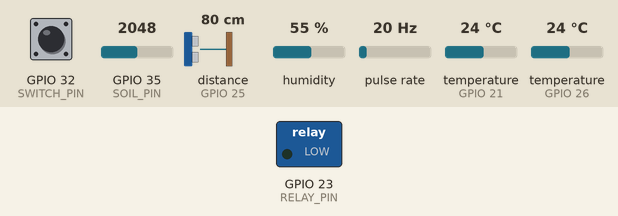
Recording of a sketch running on a simulated ESP32. On the bench: switched loads named in the sketch (green lamp = pin HIGH). Wiring (inferred from the names in the program): ultrasonic range finder: trigger GPIO 14; echo GPIO 25; pulse sensor: data GPIO 18. The inputs (shaded band) are chosen by the test bench; at power-on: GPIO 32 (SWITCH_PIN) HIGH, GPIO 35 (SOIL_PIN) = 2048, distance to the obstacle (sensor on GPIO 25) 80 cm, humidity 55 %, pulse rate 20 Hz, temperature (sensors on GPIO 21, GPIO 26) 24 °C. The echo pulse lasts 58.3 µs per cm; WiFi joins after 1.5 s; servers stay silent unless stated; uploads are accepted with an empty reply; pins used as bus, display or sensor lines are not drawn; what the sketch prints to the serial monitor is not drawn.

Above: at 3.3 s.
3.4 s: GPIO 32 (SWITCH_PIN) pulled LOW for 0.15 s
At 3.47 s:
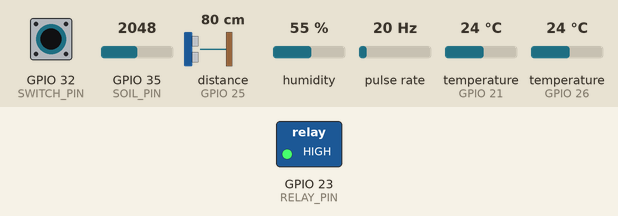
7.6 s: GPIO 32 (SWITCH_PIN) pulled LOW for 1 s
At 9.3 s:
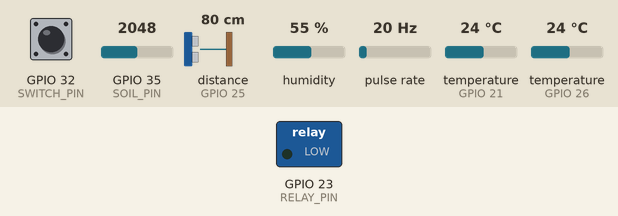
Timing chart, 0 to 10.8 s (numbered marks = the images above; inputs shaded):
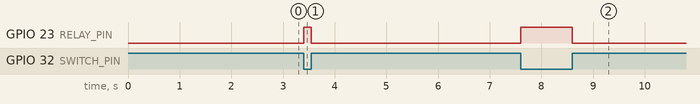

Measured:
- after the input at 3.4 s, GPIO 23 (RELAY_PIN): LOW → HIGH at once, → LOW 0.15 s later
- after the input at 7.6 s, GPIO 23 (RELAY_PIN): LOW → HIGH at once, → LOW 1.0 s later

The sketch:

agrosmart_final.ino
```cpp
// ============================================================
//  AgroSmart — ESP32 Code Final
//
//  DEUX MODES DE CONTRÔLE (mode auto supprimé) :
//
//  MODE 1 — PHYSIQUE (Switch PIN 32, priorité absolue)
//    → Switch ON  : relais activé immédiatement
//    → Switch OFF : relais coupé, passe en mode App
//
//  MODE 2 — APPLICATION (boutons Dashboard)
//    → Bouton "Irriguer" → pump_command = 1 → pompe ON
//    → Bouton "Arrêter"  → pump_command = 0 → pompe OFF
//    → L'ESP32 lit la réponse JSON toutes les 5s et applique
// ============================================================

#include <OneWire.h>
#include <DallasTemperature.h>
#include <DHT.h>
#include <WiFi.h>
#include <HTTPClient.h>
#include <ArduinoJson.h>

// ─── CONFIGURATION ───────────────────────────────────────────
const char* SSID     = "Etudiants_ISM";
const char* PASSWORD = "Etudiant123&";
const char* API_URL  = "http://192.30.0.54:8000/api/devices/3/sensors";
const char* TOKEN    = "19|u8UlaD1fse3H0ZpnNaPNy6A0oD61OLCowOzFdfD5f16182a0";

// ─── PINS ────────────────────────────────────────────────────
#define SOIL_PIN   35
#define FLOW_PIN   18
#define TEMP_PIN   26
#define DHTPIN     21
#define RELAY_PIN  23
#define SWITCH_PIN 32
#define TRIG_PIN   14
#define ECHO_PIN   25

#define DHTTYPE DHT11
DHT dht(DHTPIN, DHTTYPE);

// ─── ÉTALONNAGE ──────────────────────────────────────────────
const int   SOIL_DRY   = 2670;
const int   SOIL_WET   = 2540;
const float CAL_FACTOR = 7.5;
const int   TANK_DEPTH = 10;

// ─── VARIABLES ───────────────────────────────────────────────
volatile int  pulseCount  = 0;
float         totalLitres = 0.0;
float         flowRate    = 0.0;

unsigned long lastSensorMillis = 0;
unsigned long lastAPIMillis    = 0;

bool pumpStatus      = false;
bool switchPrecedent = false;

int   humSol     = 0;
int   rawSoil    = 0;
bool  soilError  = false;
int   waterLevel = 0;
float tempSol    = -127.0;
float humAir     = 0.0;
float tempAir    = 0.0;

OneWire           oneWire(TEMP_PIN);
DallasTemperature sensors(&oneWire);

void IRAM_ATTR pulseCounter() { pulseCount++; }

// ─── CONTRÔLE POMPE ──────────────────────────────────────────
void setPump(bool on) {
  digitalWrite(RELAY_PIN, on ? HIGH : LOW);
  pumpStatus = on;
  Serial.printf("🔌 RELAIS → %s\n", on ? "ON" : "OFF");
}

// ─── CONNEXION WIFI ──────────────────────────────────────────
void connecterWiFi() {
  WiFi.mode(WIFI_STA);
  WiFi.disconnect();
  delay(100);
  Serial.printf("\n📶 Connexion à %s", SSID);
  WiFi.begin(SSID, PASSWORD);
  int t = 0;
  while (WiFi.status() != WL_CONNECTED && t < 30) {
    delay(500);
    Serial.print(".");
    t++;
  }
  if (WiFi.status() == WL_CONNECTED) {
    Serial.printf("\n✅ WiFi OK — IP : %s\n", WiFi.localIP().toString().c_str());
  } else {
    Serial.println("\n⚠️ WiFi indisponible — mode physique uniquement.");
  }
}

// ─── NIVEAU EAU ──────────────────────────────────────────────
int getWaterLevelPercent() {
  digitalWrite(TRIG_PIN, LOW);
  delayMicroseconds(2);
  digitalWrite(TRIG_PIN, HIGH);
  delayMicroseconds(10);
  digitalWrite(TRIG_PIN, LOW);
  long duree = pulseIn(ECHO_PIN, HIGH, 10000);
  if (duree == 0) return 0;
  int distance = duree * 0.034 / 2;
  return constrain(map(distance, TANK_DEPTH, 3, 0, 100), 0, 100);
}

// ─────────────────────────────────────────────────────────────
void setup() {
  Serial.begin(115200);
  delay(500);
  Serial.println("\n=== AgroSmart ESP32 démarré ===");

  pinMode(RELAY_PIN, OUTPUT);
  setPump(false);

  pinMode(SWITCH_PIN, INPUT_PULLUP);
  switchPrecedent = !digitalRead(SWITCH_PIN);

  pinMode(FLOW_PIN, INPUT_PULLUP);
  attachInterrupt(digitalPinToInterrupt(FLOW_PIN), pulseCounter, FALLING);

  pinMode(TRIG_PIN, OUTPUT);
  pinMode(ECHO_PIN, INPUT);
  pinMode(SOIL_PIN, INPUT);

  sensors.begin();
  sensors.setWaitForConversion(false);
  dht.begin();

  connecterWiFi();

  lastSensorMillis = millis();
  lastAPIMillis    = millis();
}

// ─────────────────────────────────────────────────────────────
void loop() {

  // ════════════════════════════════════════════════════════════
  //  MODE 1 — SWITCH PHYSIQUE (priorité absolue)
  //  Détection immédiate du changement de position
  // ════════════════════════════════════════════════════════════
  bool switchActif = !digitalRead(SWITCH_PIN);

  if (switchActif != switchPrecedent) {
    switchPrecedent = switchActif;
    if (switchActif) {
      setPump(true);
      Serial.println("🚨 [PHYSIQUE] Switch ON → Pompe ALLUMÉE");
    } else {
      setPump(false);
      Serial.println("🛑 [PHYSIQUE] Switch OFF → Pompe ÉTEINTE");
    }
  }

  unsigned long now = millis();

  // ════════════════════════════════════════════════════════════
  //  LECTURE CAPTEURS — toutes les 1 seconde
  // ════════════════════════════════════════════════════════════
  if (now - lastSensorMillis >= 1000) {
    unsigned long dt = now - lastSensorMillis;
    lastSensorMillis = now;

    noInterrupts();
    int pulses = pulseCount;
    pulseCount = 0;
    interrupts();
    flowRate    = (pulses / CAL_FACTOR) * (60000.0f / (float)dt);
    totalLitres += ((float)pulses / CAL_FACTOR) / 60.0f;

    rawSoil = analogRead(SOIL_PIN);
    if (rawSoil < 300) {
      soilError = true;
    } else {
      soilError = false;
      humSol = constrain(map(rawSoil, SOIL_DRY, SOIL_WET, 0, 100), 0, 100);
    }

    waterLevel = getWaterLevelPercent();
    tempSol    = sensors.getTempCByIndex(0);
    sensors.requestTemperatures();
    humAir  = dht.readHumidity();
    tempAir = dht.readTemperature();

    Serial.print("🌱 Sol: ");
    soilError ? Serial.print("ERR") : (Serial.print(humSol), Serial.print("%"));
    Serial.print(" | 🌡️ Tsol: ");
    (tempSol != -127.0) ? (Serial.print(tempSol,1), Serial.print("°C")) : Serial.print("ERR");
    Serial.print(" | 💨 Air: ");
    isnan(tempAir) ? Serial.print("?") : (Serial.print(tempAir,1), Serial.print("°C "));
    isnan(humAir)  ? Serial.print("?%") : (Serial.print(humAir,0), Serial.print("%"));
    Serial.print(" | 🛢️ Cuve: ");   Serial.print(waterLevel);    Serial.print("%");
    Serial.print(" | 💧 Débit: ");  Serial.print(flowRate, 1);   Serial.print("L/m");
    Serial.print(" | Total: ");     Serial.print(totalLitres, 2); Serial.print("L");
    Serial.print(" | SW: ");        Serial.print(switchActif ? "ON" : "OFF");
    Serial.print(" | POMPE: ");     Serial.println(pumpStatus ? "ON ✅" : "OFF ⛔");
  }

  // ════════════════════════════════════════════════════════════
  //  MODE 2 — APPLICATION (toutes les 5 secondes)
  //
  //  L'ESP32 envoie ses données à Laravel.
  //  Laravel répond pump_command selon le DERNIER bouton cliqué :
  //    • "Irriguer" → pump_command = 1 → setPump(true)
  //    • "Arrêter"  → pump_command = 0 → setPump(false)
  //
  //  Actif UNIQUEMENT si switch physique est sur OFF
  // ════════════════════════════════════════════════════════════
  if (now - lastAPIMillis >= 5000) {
    lastAPIMillis = now;

    if (WiFi.status() != WL_CONNECTED) {
      Serial.println("⚠️ WiFi perdu — reconnexion...");
      connecterWiFi();
      return;
    }

    // Payload envoyé à Laravel
    StaticJsonDocument<512> jsonDoc;
    if (!soilError)        jsonDoc["soil_humidity"]    = humSol;
    if (tempSol != -127.0) jsonDoc["soil_temperature"] = tempSol;
    if (!isnan(tempAir))   jsonDoc["air_temperature"]  = tempAir;
    if (!isnan(humAir))    jsonDoc["air_humidity"]     = humAir;
    jsonDoc["water_level"]  = waterLevel;
    jsonDoc["pump_status"]  = pumpStatus ? 1 : 0;
    jsonDoc["flow_rate"]    = round(flowRate    * 10.0f) / 10.0f;
    jsonDoc["total_volume"] = round(totalLitres * 100.0f) / 100.0f;
    jsonDoc["manual_mode"]  = switchActif ? 1 : 0;

    String payload;
    serializeJson(jsonDoc, payload);

    HTTPClient http;
    http.begin(API_URL);
    http.addHeader("Content-Type", "application/json");
    http.addHeader("Authorization", String("Bearer ") + TOKEN);
    http.setTimeout(4000);

    int httpCode = http.POST(payload);
    Serial.printf("📡 HTTP %d", httpCode);

    if (httpCode == 200 || httpCode == 201) {
      String reponse = http.getString();
      StaticJsonDocument<256> reponseDoc;

      if (deserializeJson(reponseDoc, reponse) == DeserializationError::Ok) {

        if (!switchActif && reponseDoc.containsKey("pump_command")) {
          // Switch OFF → on applique l'ordre du Dashboard
          int cmd = reponseDoc["pump_command"];
          Serial.printf(" | App→ cmd=%d pompe=%s", cmd, pumpStatus ? "ON" : "OFF");

          if (cmd == 1 && !pumpStatus) {
            setPump(true);
            Serial.println("\n   ✅ [APP] Irriguer → Pompe démarrée");
          } else if (cmd == 0 && pumpStatus) {
            setPump(false);
            Serial.println("\n   ✅ [APP] Arrêter → Pompe coupée");
          } else {
            Serial.println(" | ℹ️ Déjà dans l'état demandé");
          }

        } else if (switchActif) {
          Serial.println(" | ⚙️ Switch ON — commande App ignorée");
        }

      } else {
        Serial.println(" | ⚠️ JSON invalide");
      }
    } else {
      Serial.printf("\n❌ Erreur HTTP %d\n", httpCode);
    }

    http.end();
  }
}
```
